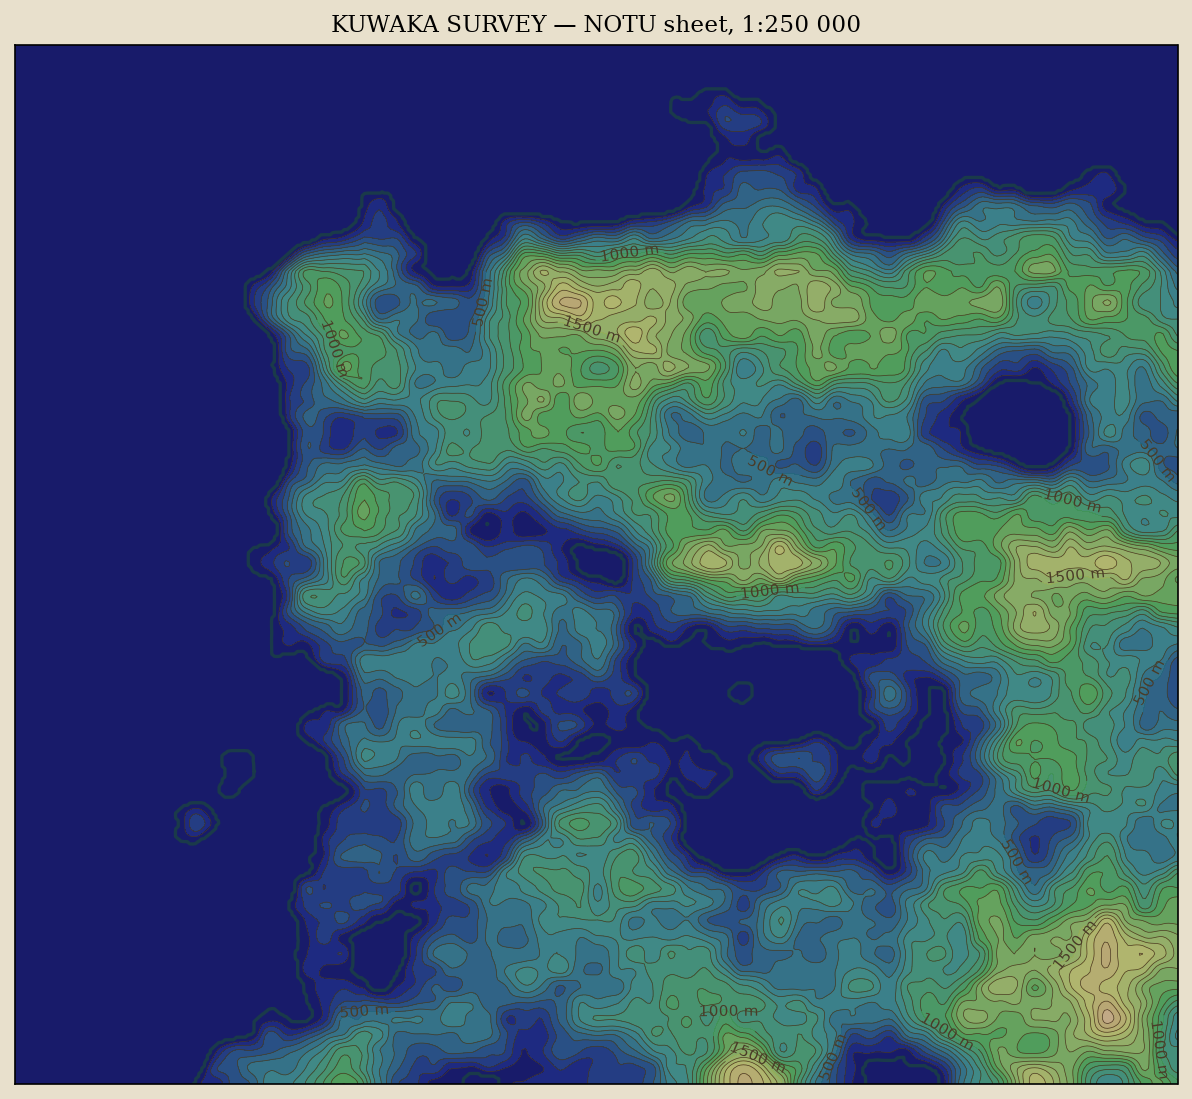

Source code (Python):
"""contour.py — topographic survey of the continent.

Third cartographic genre on the same world (after the
political map and the transit schematic): isolines. Same
heightfield recipe as continent.py (unseeded rng like the
original — the survey is of *a* continent of this family,
not of the same tile). Hypsometric fill + contour lines at
100 m + labels on major levels. The coastline (h==sea) is
the zero contour — it should trace the same west/south
edge the political map drew.
"""

import numpy as np
import matplotlib
matplotlib.use('Agg')
import matplotlib.pyplot as plt
import sys, os
sys.path.insert(0, os.path.dirname(os.path.abspath(__file__)))
sys.path.insert(0, os.path.join(os.path.dirname(
    os.path.abspath(__file__)), '..', 'conlang'))
from continent import continent  # noqa: E402
from gen import word  # noqa: E402
import random  # noqa: E402

N = 400
SEA = 0.30
rng = np.random.default_rng(7)


def main():
    h = continent(N)
    # normalise: sea at 0, land to ~2500m
    elev = np.clip((h - SEA) / (1 - SEA), 0, 1) * 2500
    fig, ax = plt.subplots(figsize=(10, 9))
    ax.set_facecolor('#8fb3c9')
    land = np.ma.masked_where(elev <= 0, elev)
    ax.contourf(elev, levels=np.linspace(0, 2500, 26),
                cmap='gist_earth', alpha=.85)
    cs = ax.contour(land, levels=np.arange(0, 2501, 100),
                    colors='#4a3c28', linewidths=.35)
    ax.clabel(cs, levels=cs.levels[::5], fmt='%d m',
              fontsize=7, inline=True)
    # coastline emphasised
    ax.contour(elev, levels=[1], colors='#1a3a4a',
               linewidths=1.6)
    rr = random.Random(11)
    name = word(rr).upper()
    ax.set_title(f'KUWAKA SURVEY — {name} sheet, 1:250 000',
                 fontsize=11, family='serif')
    ax.set_xticks([]); ax.set_yticks([])
    fig.savefig(os.path.join(os.path.dirname(__file__),
                             'contour.png'), dpi=150,
                bbox_inches='tight', facecolor='#e8e0cc')
    print('saved maps/contour.png')


if __name__ == '__main__':
    main()
